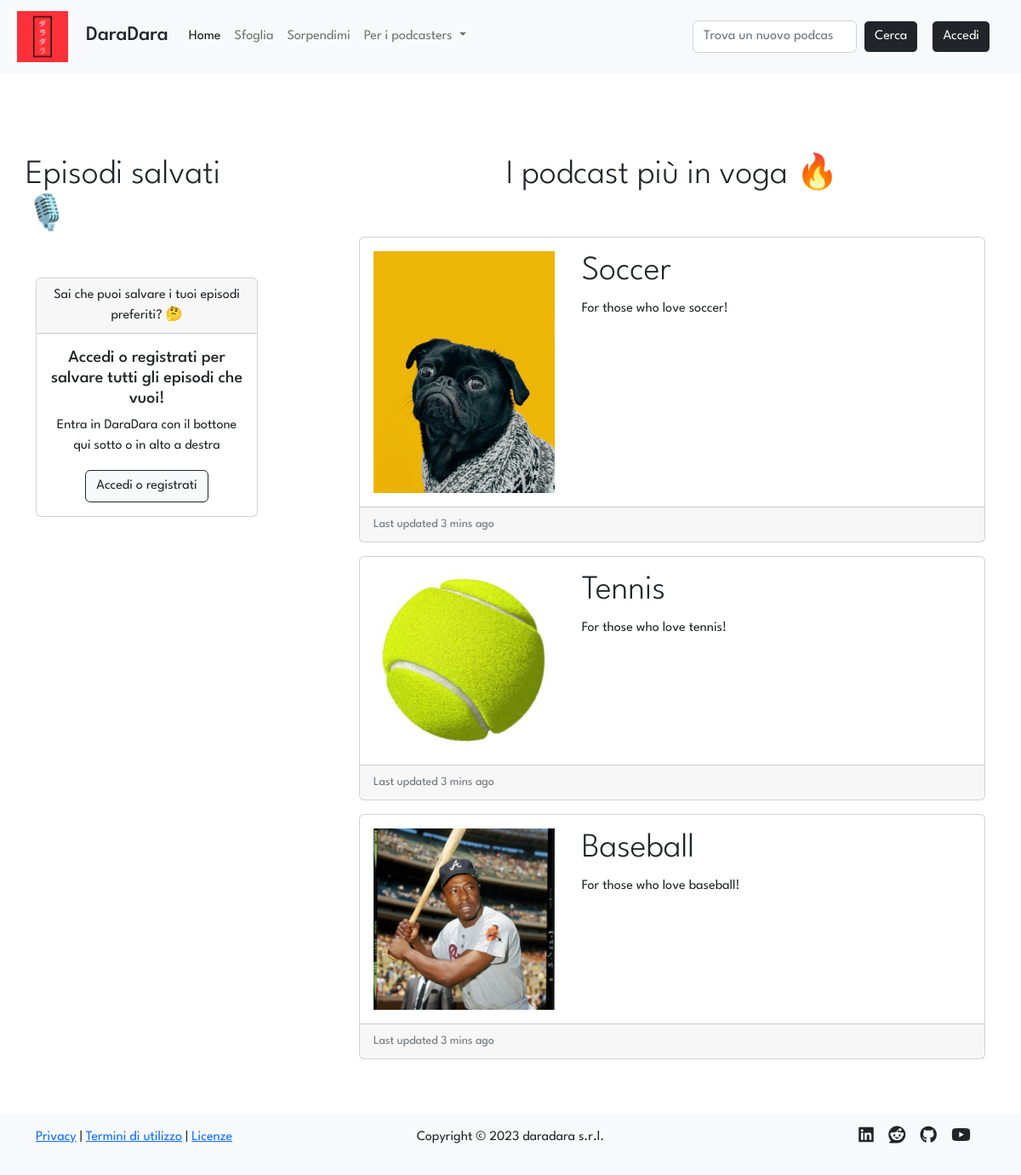
Before: / with the older database file.
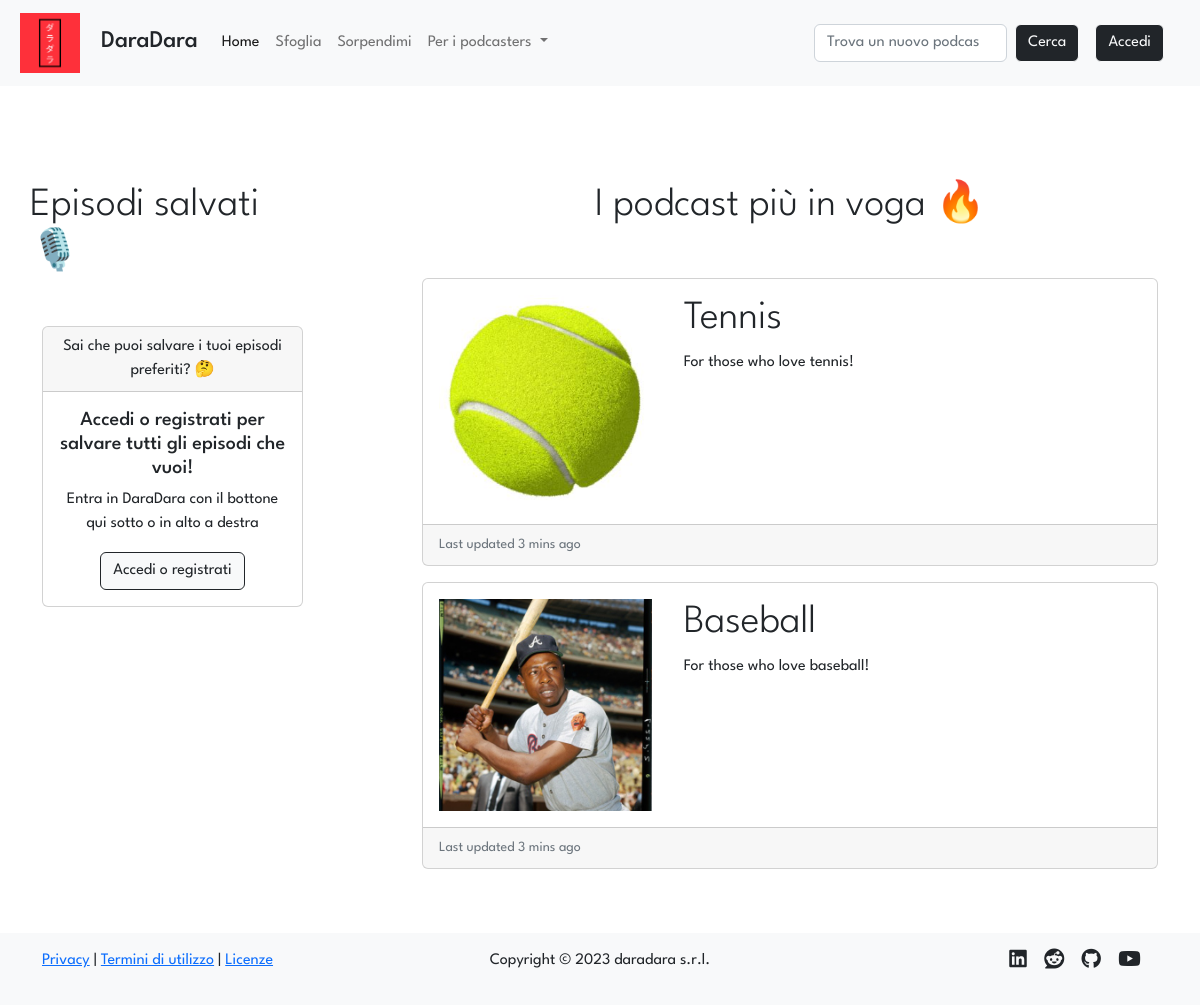
After: the same page with the newer database file.
### tables this page shows
CREATE TABLE "podcasts" (
	"id"	INTEGER NOT NULL UNIQUE,
	"title"	TEXT NOT NULL UNIQUE,
	"desc"	TEXT NOT NULL,
	"img"	TEXT NOT NULL,
	"id_user"	INTEGER NOT NULL,
	FOREIGN KEY("id_user") REFERENCES "users"("id"),
	PRIMARY KEY("id" AUTOINCREMENT)
);

### app.py (the view)
@app.route('/')
def index():
    if current_user.is_authenticated: # type: ignore
        saves = dao.get_saves_join_episodes_podcasts(current_user.id) # type: ignore
    else:
        saves = []
    onfire = dao.get_podcasts_onfire(number_of_podcasts=3)
    return render_template('index.html', saves=saves, onfire = onfire)

### data/dao.py (called while the page is built)
def get_podcasts_onfire(number_of_podcasts=5):
    conn, cursor = connect()
    podcast = []
    try:
        sql = 'SELECT podcasts.id, COUNT(follows.id_user) AS "n_follows", podcasts.title, podcasts.desc, podcasts.img FROM podcasts, follows WHERE podcasts.id = follows.id_podcast GROUP BY podcasts.id ORDER BY n_follows DESC'
        cursor.execute(sql)
        podcast = cursor.fetchall()
    except Exception as e:
        print(e)
    close(conn, cursor)
    return podcast[:number_of_podcasts]

def connect():
    conn = sqlite3.connect(PATH)
    conn.row_factory = sqlite3.Row
    cursor = conn.cursor()
    return conn, cursor

def close(conn, cursor):
    cursor.close()
    conn.close()

### templates/index.html (shortened to what this page needs)
{% extends 'layout.html' %}
{% block homeActive %}active{% endblock %}
{% block content %}
<div class="row">
    <aside class="col-12 col-lg-3">
        <div class="row d-flex justify-content-center display-6 my-4 my-lg-5">Episodi salvati 🎙️</div>
        {% if current_user.is_authenticated %}
        {% if saves|length %}
            {% for save in saves[:5] %}
            <div class="row card mb-3 mx-2 mx-lg-0">
                <div class="row g-0">
                    <div class="col-2 col-lg-4 d-flex justify-content-around align-items-center">
                        <a href="{{url_for('episode', id_pod=save.id, id_ep=save.ep_id)}}">
                        <img class="card-img img-fluid p-1 p-lg-2" src="{{url_for('static', filename='uploads/images/covers/{0}{1}'.format(save.id, save.img))}}" class="card-img-left img-fluid h-100 w-100 d-block mx-auto" alt='podcast "{{save.title}}" image'>
                        </a>
                    </div>
                    <div class="col-10 col-lg-8">
                        <div class="card-body">
                            <a href="{{url_for('episode', id_pod=save.id, id_ep=save.ep_id)}}"><h5 class="card-title">{{ save.title }}</h5></a>
                            <a href="{{url_for('podcast', id=save.id)}}"><p class="card-text"><small class="text-muted">{{save.podcast_title}}</small></p></a>
                        </div>
                    </div>
                    <div class="card-footer d-flex justify-content-center justify-content-lg-start">
                        <a href="{{url_for('episode', id_pod=save.id, id_ep=save.ep_id)}}#player" class="btn btn-light btn-outline-dark"><i class="fa-solid fa-play me-2"></i>Riproduci l'episodio</a>
                    </div>
                </div>
            </div>
            {% endfor %}
            <nav aria-label="Page navigation example">
                <ul class="pagination">
                <li class="page-item"><a class="page-link" href="#">Previous</a></li>
                <li class="page-item"><a class="page-link" href="#">1</a></li>
                <li class="page-item"><a class="page-link" href="#">2</a></li>
                <li class="page-item"><a class="page-link" href="#">3</a></li>
                <li class="page-item"><a class="page-link" href="#">Next</a></li>
                </ul>
            </nav>
        {% else %}
            <div class="card text-center">
                <div class="card-header">
                    <h5 class="card-title mb-0">Nulla da vedere! 👀</h5>
                </div>
                <div class="card-body">
                    <p class="card-text">Salva i tuoi episodi preferiti per vederli qui la prossima volta!</p>
                    <a href="#" class="btn btn-light btn-outline-dark">Cerca nuovi podcast</a>
                </div>
            </div>
        {% endif %}
        {% else%}
            <div class="card text-center">
                <div class="card-header">
                    Sai che puoi salvare i tuoi episodi preferiti? 🤔
                </div>
                <div class="card-body">
                <h5 class="card-title">Accedi o registrati per salvare tutti gli episodi che vuoi!</h5>
                <p class="card-text">Entra in DaraDara con il bottone qui sotto o in alto a destra</p>
                <a href="{{url_for('login')}}" type='button' class="btn btn-outline-dark btn-light">Accedi o registrati</a>
                </div>
            </div>
        {% endif %}
    </aside>
    <main class="col-12 col-lg offset-lg-1">
        <div class="row d-flex justify-content-center display-6 my-4 my-lg-5">I podcast più in voga 🔥</div>
        {% for podcast in onfire %}
        <a href="{{url_for('podcast', id=podcast.id)}}">
        <div class="row card mb-3 mx-2 mx-lg-0">
            <div class="row g-0">
                <div class="col-2 col-lg-4 d-flex justify-content-around align-items-center">
                    <img class="card-img img-fluid p-1 p-lg-3" src="{{url_for('static', filename='uploads/images/covers/{0}{1}'.format(podcast.id, podcast.img))}}" class="card-img-left img-fluid h-100 w-100 d-block mx-auto" alt="podcast {{i}} image">
                </div>
                <div class="col-10 col-lg-8">
                    <div class="card-body">
                        <p class="card-title display-6">{{ podcast.title }}</p>
                        <p class="card-text">{{podcast.desc}}</p>
                    </div>
                </div>
                <div class="card-footer">
                    <p class="card-text"><small class="text-muted">Last updated 3 mins ago</small></p>
                </div>
            </div>
        </div>
        </a>
        {% endfor %}
    </main>
</div>
{% endblock %}

### templates/layout.html (shortened to what this page needs)
<!DOCTYPE html>
<html lang="it">
<head>
    <link href="https://cdn.jsdelivr.net/npm/bootstrap@5.2.3/dist/css/bootstrap.min.css" rel="stylesheet">
    <link href="{{url_for('static', filename='stylesheets/layout.css')}}" rel="stylesheet" >
</head>
<body>
    <nav class="navbar navbar-expand-lg bg-light sticky-top">
        <div class="container-fluid mx-2">
            <a class="navbar-brand" href="{{ url_for('index') }}">
                <img class="img-fluid nav-img" src="{{url_for('static', filename='ico/daradara_medium.png')}}" alt="Logo DaraDara">
                <h4 class="d-inline-block mt-0 ms-3">DaraDara</h4>
            </a>
            <div class="collapse navbar-collapse" id="navbarSupportedContent">
            <ul class="navbar-nav me-auto mb-2 mb-lg-0">
                <li class="nav-item">
                <a class="nav-link {% block homeActive %}{% endblock %}" aria-current="page" href="{{ url_for('index') }}">Home</a>
                </li>
                <li class="nav-item">
                <a class="nav-link {% block searchActive %}{% endblock %}" href="#">Sfoglia</a>
                </li>
                <li class="nav-item">
                    <a class="nav-link {% block discoverActive %}{% endblock %}" href="#">Sorpendimi</a>
                </li>
                <li class="nav-item dropdown">
                <a class="nav-link dropdown-toggle" href="#" role="button" data-bs-toggle="dropdown" aria-expanded="false">
                    Per i podcasters
                </a>
                </li>
            </ul>
            <form class="d-flex" role="search">
                <input class="form-control me-2" type="search" placeholder="Trova un nuovo podcast" aria-label="Search">
                <button class="btn btn-outline-light btn-dark" type="submit">Cerca</button>
            </form>
            {% if not current_user.is_authenticated %}
            <a href = "{{ url_for('login') }}"><button type="button" id="loginBtn" class="btn btn-outline-light btn-dark my-3 my-lg-0 mx-lg-3">Accedi</button></a>
            {% endif %}
            </div>
        </div>
    </nav>
    <div class="container mt-5">
        {% block content %}{% endblock %}
    </div>
    <footer class="bg-light py-3 mt-5">
        <div class="container">
            <div class="row">
                <div class="col-4">
                    <p>
                        <a class="stock-a" href="#">Privacy</a> | <a class="stock-a" href="#">Termini di utilizzo</a> | <a class="stock-a" href="#">Licenze</a>
                    </p>
                </div>
                <div class="col">
                    <p class="text-center">Copyright &copy; 2023 daradara s.r.l.</p>
                </div>
                <div class="col-2 offset-2 d-flex flex-row-reverse justify-content-evenly social-icons">
                    <a href="https://youtube.com/playlist?list=PLs7DWGc_wmwTg9F9SkP6GWtJ5FV36dIxp" target="_blank"><i class="fab fa-youtube fa-lg"></i></a>
                    <a href="https://github.com/nMaax" target="_blank"><i class="fab fa-github fa-lg"></i></a>
                    <a href="https://www.reddit.com/r/podcasts/" target="_blank"><i class="fab fa-reddit fa-lg"></i></a>
                    <a href="https://www.linkedin.com/in/massimiliano-carli/" target="_blank"><i class="fab fa-linkedin fa-lg"></i></a>
                </div>
            </div>
        </div>
    </footer>
</body>
</html>

### static/stylesheets/layout.css (style rules this page uses)
* { font-family: 'League Spartan', sans-serif; }
a:not(.stock-a, .nav-link) { color: inherit; text-decoration: none; }
.nav-img { max-width: 60px; max-height: 60px; }

Changed rows visible on the page:
removed podcasts: id+img (picture), title "Soccer", desc "For those who love soccer!"
